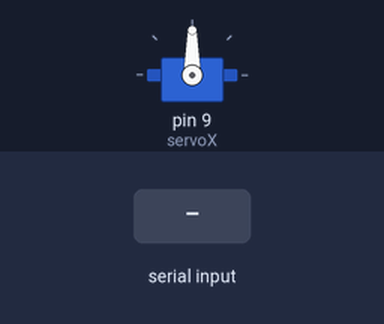
Bench run of a sketch on a simulated Arduino Uno, built with avr-gcc and run on an emulated ATmega328P. Parts: servo. The test bench sets the inputs (shaded band).

Above: at 1.2 s.
1.3 s: "90,45\n" received over Serial
At 1.75 s:
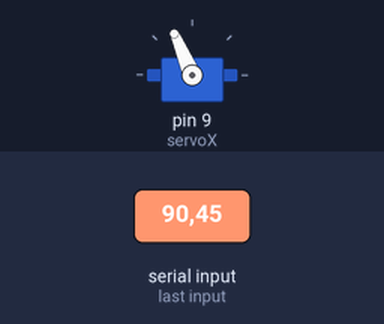
At 3.5 s:
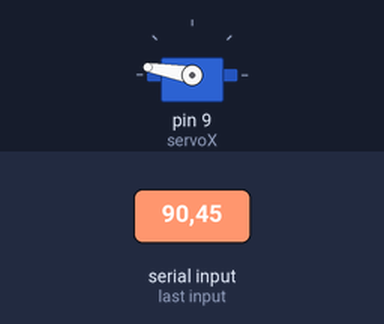
Timing chart, 0 to 5.0 s (numbered marks = the images above; inputs shaded):
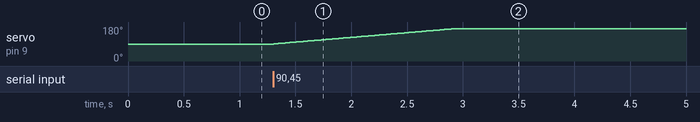

The sketch:

ArduinoRobotArm.ino
```cpp
#include <Servo.h>

Servo servoX;
String inputString = "";
bool stringComplete = false;

int currentX = 90;  // posisi awal servo
int targetX = 90;   // target posisi dari Python

void setup() {
  Serial.begin(9600);
  servoX.attach(9);
  servoX.write(currentX);  // set posisi awal
}

void loop() {
  // Update target dari Python
  serialEvent();
  if (stringComplete) {
    // Parse the string: assume format "x,area" – extract x
    int commaIndex = inputString.indexOf(',');
    if (commaIndex != -1) {
      targetX = currentX + inputString.substring(0, commaIndex).toInt();
      if (targetX > 180){
        targetX = 180;
      }
      if (targetX < 0) targetX= 0;
      // Serial.println(targetX);
    }
    inputString = "";
    stringComplete = false;
  }

  if (abs(currentX - targetX) > 10){
    if (targetX > currentX){
      currentX =currentX  +  1;
      if (currentX > 180 ) currentX = 180;
    }else{
      currentX = currentX  - 1;
      if (currentX <0) currentX = 0;
    }
  }
  // Serial.println(currentX);


  servoX.write(currentX);

  delay(20);  // Slightly increased delay for more smoothness (was 15)
}

void serialEvent() {
  while (Serial.available()) {
    char inChar = (char)Serial.read();
    inputString += inChar;
    if (inChar == '\n') {
      stringComplete = true;
    }
  }
}
```

Measured:
- after the input at 1.3 s, servo on pin 9 (servoX): moves from 90° to 170° over 1.6 s, starting at once
